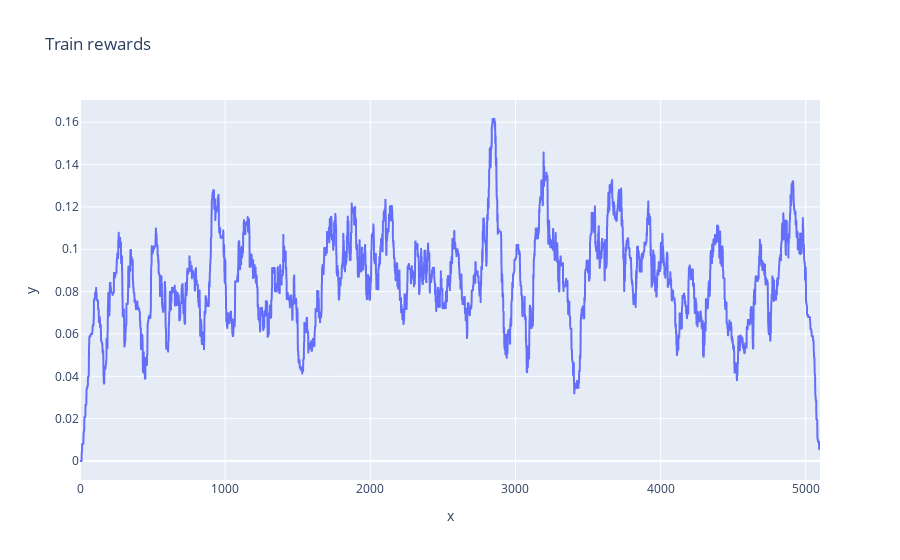

Notebook cell for this chart:
### Code cell
import numpy as np
fig = px.line(x=range(len(np.convolve(r_rewards, np.ones(100)/100,mode='valid'))), y=np.convolve(r_rewards, np.ones(100)/100, mode='valid'), title='Train rewards')
fig.show()

### Figure 1 — Plotly figure (JSON) as saved in the notebook; plotly's stock layout.template omitted (floating-point values rounded to 4 significant figures; data arrays with more than 128 entries replaced by an {"elided": "..."} marker saying what was removed)
{"data": [{"hovertemplate": "x=%{x}<br>y=%{y}<extra></extra>", "legendgroup": "", "line": {"color": "#636efa", "dash": "solid"}, "marker": {"symbol": "circle"}, "mode": "lines", "name": "", "showlegend": false, "type": "scattergl", "x": {"elided": "5099 int values"}, "xaxis": "x", "y": {"elided": "5099 float values"}, "yaxis": "y"}], "layout": {"legend": {"tracegroupgap": 0}, "title": {"text": "Train rewards"}, "xaxis": {"anchor": "y", "domain": [0, 1], "title": {"text": "x"}}, "yaxis": {"anchor": "x", "domain": [0, 1], "title": {"text": "y"}}}}
